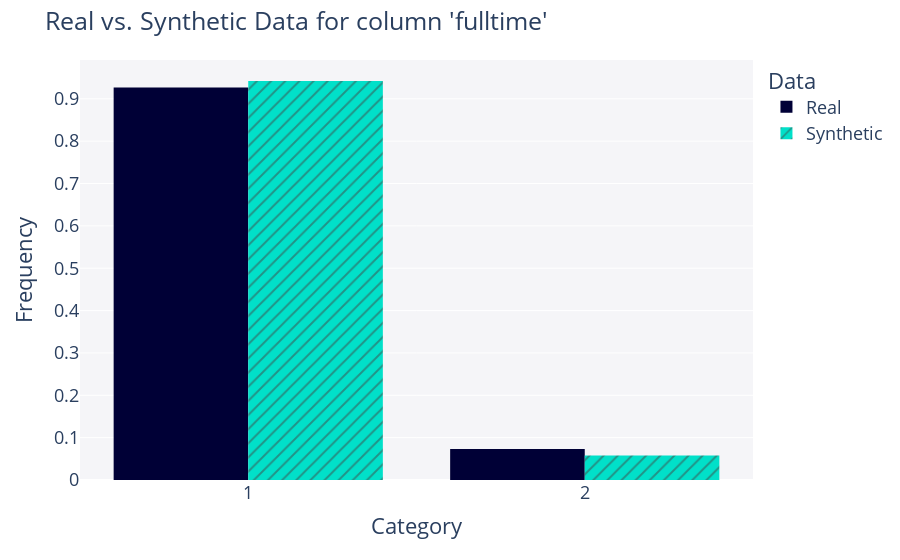

The notebook cell this image was saved under:
### Code cell
fig = get_column_plot(
    real_data=df,
    synthetic_data=synthetic_data_GC,
    column_name='fulltime'
)

fig.show()

### Figure 1 — Plotly figure (JSON) as saved in the notebook; plotly's stock layout.template omitted (floating-point values rounded to 4 significant figures; data arrays with more than 128 entries replaced by an {"elided": "..."} marker saying what was removed)
{"data": [{"alignmentgroup": "True", "bingroup": "x", "histnorm": "probability density", "hovertemplate": "<b>Real</b><br>Frequency: %{y}<extra></extra>", "legendgroup": "Real", "marker": {"color": "#000036", "pattern": {"shape": ""}}, "name": "Real", "offsetgroup": "Real", "orientation": "v", "showlegend": true, "type": "histogram", "x": {"elided": "20512 int values"}, "xaxis": "x", "yaxis": "y"}, {"alignmentgroup": "True", "bingroup": "x", "histnorm": "probability density", "hovertemplate": "<b>Synthetic</b><br>Frequency: %{y}<extra></extra>", "legendgroup": "Synthetic", "marker": {"color": "#01E0C9", "pattern": {"shape": "/"}}, "name": "Synthetic", "offsetgroup": "Synthetic", "orientation": "v", "showlegend": true, "type": "histogram", "x": {"elided": "2000 int values"}, "xaxis": "x", "yaxis": "y"}], "layout": {"barmode": "group", "font": {"size": 18}, "legend": {"title": {"text": "Data"}, "tracegroupgap": 0}, "margin": {"t": 60}, "plot_bgcolor": "#F5F5F8", "title": {"text": "Real vs. Synthetic Data for column 'fulltime'"}, "xaxis": {"anchor": "y", "domain": [0, 1], "title": {"text": "Category"}}, "yaxis": {"anchor": "x", "domain": [0, 1], "title": {"text": "Frequency"}}}}
